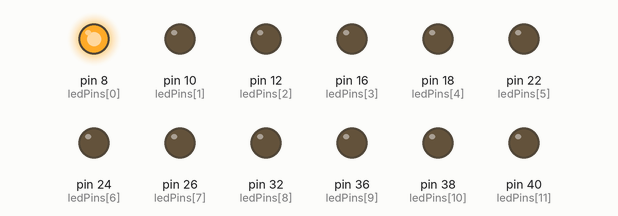
Simulated run of this program. Board: Raspberry Pi (header pin numbers). Parts: output pins drawn as LEDs (lit = HIGH). What the program prints to the terminal is not drawn.

Above: at 0.05 s.
At 0.45 s:
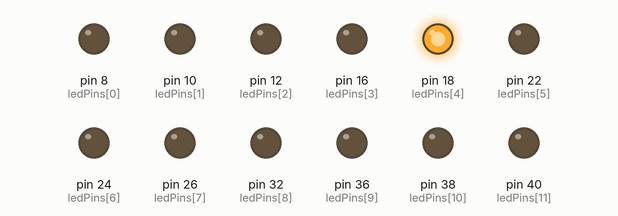
At 0.95 s:
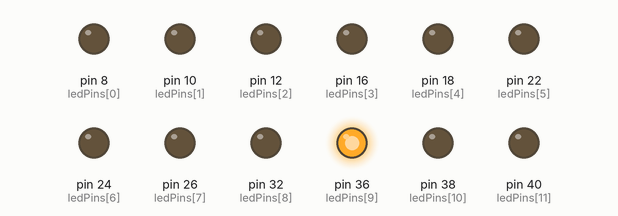
At 1.85 s:
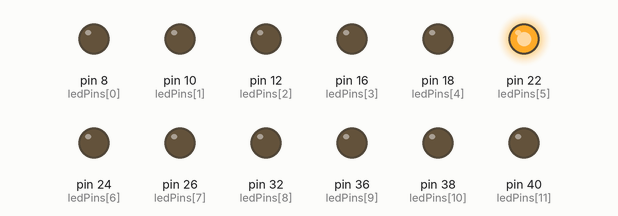
At 3.6 s:
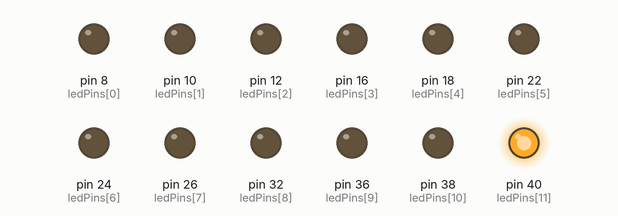
At 5.45 s:
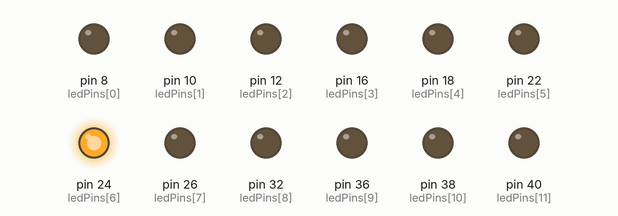
Timing chart, 0 to 5.8 s (numbered marks = the images above):
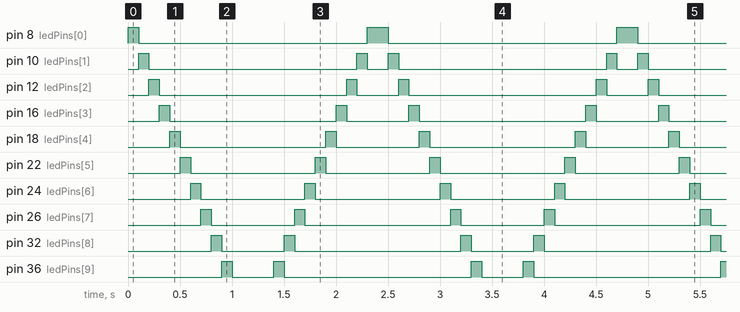

The program:

LightWater.py
```python
#!/usr/bin/env python3
########################################################################
# Filename    : LightWater.py
# Description : Use LEDBar Graph(10 LED)
# auther      : www.freenove.com
# modification: 2021/1/1
########################################################################
import RPi.GPIO as GPIO
import time

ledPins = [8,10,12,16,18,22,24,26,32,36,38,40]

def setup():
    GPIO.setmode(GPIO.BOARD)        # use PHYSICAL GPIO Numbering
    GPIO.setup(ledPins, GPIO.OUT)   # set all ledPins to OUTPUT mode
    GPIO.output(ledPins, GPIO.LOW) # make all ledPins output LOW level, turn off all led

def loop():
    while True:
        for pin in ledPins:     # make led(on) move from top to bottom
            GPIO.output(pin, GPIO.HIGH)
            time.sleep(0.1)
            GPIO.output(pin, GPIO.LOW)
        for pin in ledPins[::-1]:       # make led(on) move from bottom to top
            GPIO.output(pin, GPIO.HIGH)
            time.sleep(0.1)
            GPIO.output(pin, GPIO.LOW)

def destroy():
    GPIO.cleanup()                     # Release all GPIO

if __name__ == '__main__':     # Program entrance
    print ('Program is starting...')
    setup()
    try:
        loop()
    except KeyboardInterrupt:  # Press ctrl-c to end the program.
        destroy()
```

Measured:
- by itself, pin 8 (ledPins[0]): repeats every 2.4 s: LOW 2.2 s, HIGH 0.20 s
- by itself, pin 10 (ledPins[1]): repeats every 2.4 s: LOW 2.0 s, HIGH 0.10 s, LOW 0.20 s, HIGH 0.10 s
- by itself, pin 12 (ledPins[2]): repeats every 2.4 s: LOW 1.8 s, HIGH 0.10 s, LOW 0.40 s, HIGH 0.10 s
- by itself, pin 16 (ledPins[3]): repeats every 2.4 s: LOW 1.6 s, HIGH 0.10 s, LOW 0.60 s, HIGH 0.10 s
- by itself, pin 18 (ledPins[4]): repeats every 2.4 s: LOW 1.4 s, HIGH 0.10 s, LOW 0.80 s, HIGH 0.10 s
- by itself, pin 22 (ledPins[5]): repeats every 2.4 s: LOW 1.2 s, HIGH 0.10 s, LOW 1.0 s, HIGH 0.10 s
- by itself, pin 24 (ledPins[6]): repeats every 2.4 s: LOW 1.0 s, HIGH 0.10 s, LOW 1.2 s, HIGH 0.10 s
- by itself, pin 26 (ledPins[7]): repeats every 2.4 s: LOW 0.80 s, HIGH 0.10 s, LOW 1.4 s, HIGH 0.10 s
